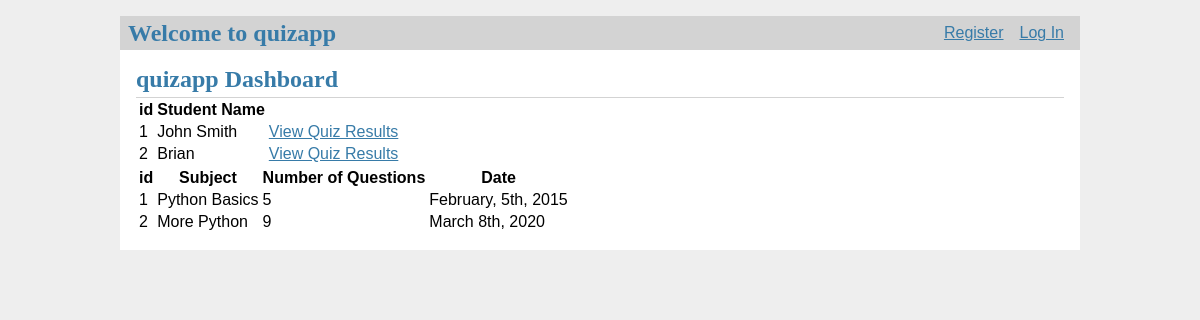
Before: / with the older database file.
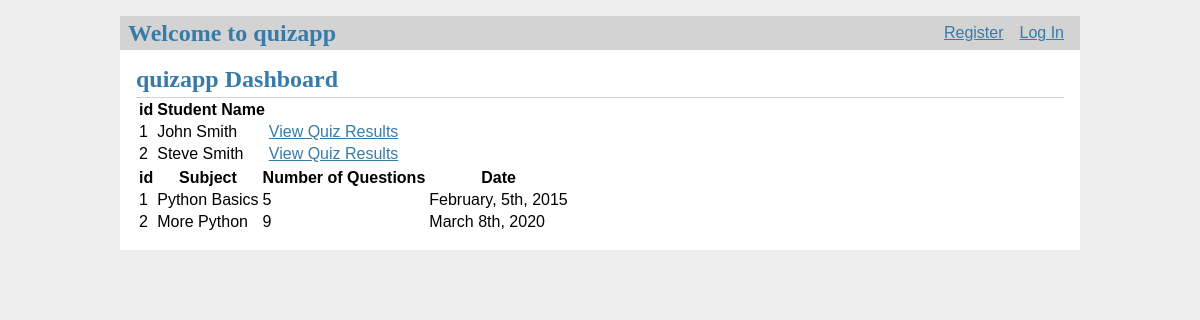
After: the same page with the newer database file.
### tables this page shows
CREATE TABLE students (
    id INTEGER PRIMARY KEY AUTOINCREMENT, 
    name TEXT
    );

### quizapp.py (the view)
@app.route('/')
def index():
    db = get_db()
    students = db.execute(
        'SELECT id, name FROM students'
    ).fetchall()
    quizzes = db.execute(
        'SELECT quiz_id, subject, length, date FROM quizzes'
    ).fetchall()
    return render_template('dashboard/dashboard.html', students=students, quizzes=quizzes)

### quizapp.py (called while the page is built)
def get_db():
    db = lite.connect(
        app.config['DATABASE'],
        detect_types=lite.PARSE_DECLTYPES
        )
    db.row_factory = lite.Row
    return db

@app.before_request
def load_logged_in_user():
    user_id = session.get('user_id')
    if user_id is None:
        g.user = None
    else:
        g.user = get_db().execute(
            'SELECT * FROM user WHERE id = ?', (user_id,)
        ).fetchone()

### templates/dashboard/dashboard.html (shortened to what this page needs)
{% extends 'base.html' %}
{% block header %}
  <h1>{% block title %}quizapp Dashboard{% endblock %}</h1>
{% endblock %}
{% block content %}
    <table>
        <tr>
            <th>id</th>
            <th>Student Name</th>
        </tr>
        {% for student in students %}
            <tr>
                <td>{{ student['id'] }}</td>
                <td>{{ student['name'] }}</td>
                <td><a class="action" href="{{ url_for('view_results', id=student['id']) }}">View Quiz Results</a></td>
            </tr>
        {% endfor %}
    </table>
    <table>
        <tr>
            <th>id</th>
            <th>Subject</th>
            <th>Number of Questions</th>
            <th>Date</th>
        </tr>
        {% for quiz in quizzes %}
            <tr>
                <td>{{ quiz['quiz_id'] }}</td>
                <td>{{ quiz['subject'] }}</td>
                <td>{{ quiz['length'] }}</td>
                <td>{{ quiz['date'] }}</td>
            </tr>
        {% endfor %}
    </table>
{% endblock %}

Changed rows visible on the page:
changed students id 2: name "Brian" → "Steve Smith"
